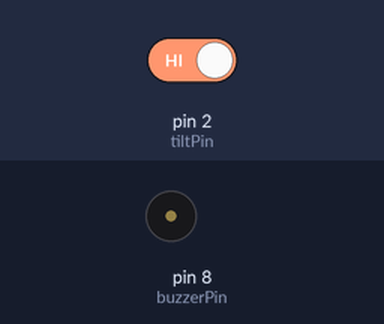
A sketch run on a simulated Arduino Uno, built with avr-gcc and run on an emulated ATmega328P. Parts: buzzer (waves = sounding). The inputs (shaded band) are chosen by the test bench; at power-on: pin 2 (tiltPin) HIGH.

Above: at 1.2 s.
1.3 s: pin 2 (tiltPin) driven LOW
At 1.6 s:
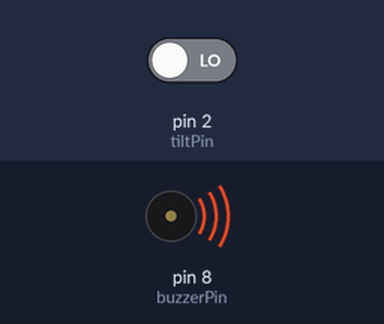
2.8 s: pin 2 (tiltPin) driven HIGH
At 4.0 s:
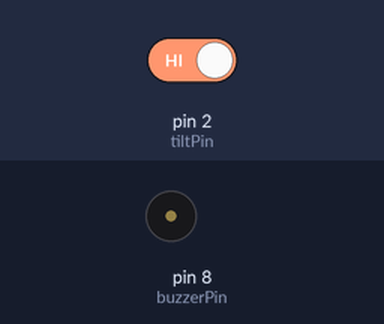
Timing chart, 0 to 5.8 s (numbered marks = the images above; inputs shaded):
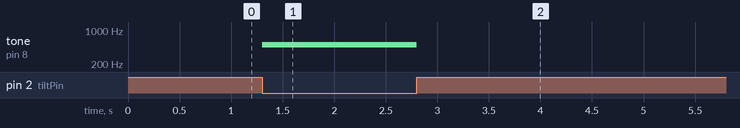

The sketch:

Project_21_Tilt_Sensor_Alarm.ino
```cpp
// Project 21: Tilt Sensor Alarm
// Sounds an alarm when a tilt sensor is activated.

int tiltPin = 2;
int buzzerPin = 8;

void setup() {
  pinMode(tiltPin, INPUT_PULLUP); // Use internal pull-up resistor
  pinMode(buzzerPin, OUTPUT);
}

void loop() {
  int tiltState = digitalRead(tiltPin);

  if (tiltState == LOW) { // Sensor is tilted
    tone(buzzerPin, 500);
  } else {
    noTone(buzzerPin);
  }
  delay(100);
}
```

Measured:
- after the input at 1.3 s, tone on pin 8 (buzzerPin): silent → 500 Hz at once
- after the input at 2.8 s, tone on pin 8 (buzzerPin): 500 Hz → silent at once
